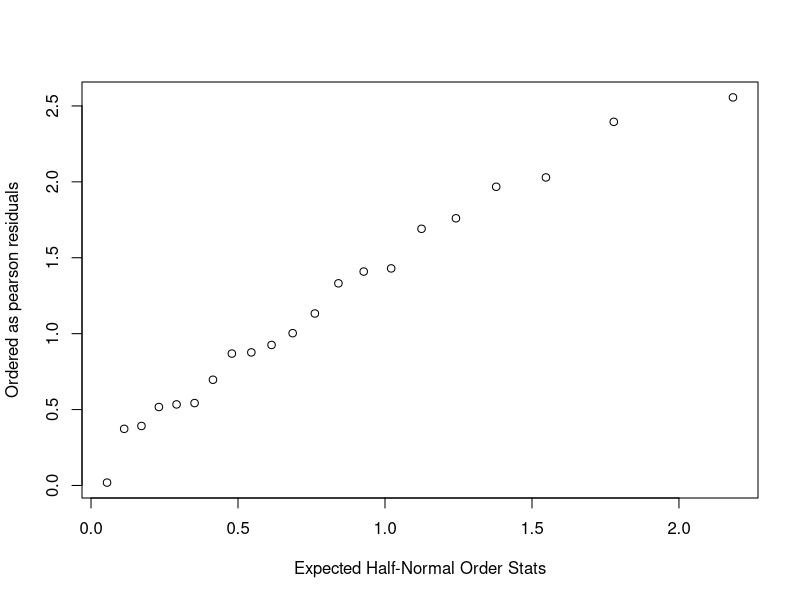

Recreate this plot in R.
#################
### Problem 1 ###
#################
# 1
age <- rep(c(25, 35, 45, 55, 65, 75), 2)
case <- c(1, 4, 25, 42, 19, 5, 0, 5, 21, 34, 36, 8)
control <- c(9, 26, 29, 27, 18, 0, 106, 164, 138, 139, 88, 31)
exposure <- c(rep(1, 6), rep(0 , 6))
resp <- cbind(case, control)
logit.prosp=glm(resp~exposure+age, family=binomial(link='logit'))
summary(logit.prosp)
# 2
library(psych)
age_cat <- c(1:6)
age_cat <- factor(age_cat)
ind <- dummy.code(age_cat)
a1 <- rep(ind[,1], 2)
a2 <- rep(ind[,2], 2)
a3 <- rep(ind[,3], 2)
a4 <- rep(ind[,4], 2)
a5 <- rep(ind[,5], 2)
a6 <- rep(ind[,6], 2)
m0=glm(resp~a1+a2+a3+a4+a5+a6, family=binomial(link='logit'))
summary(m0)
sum(residuals(m0,type='deviance')^2)
m1=glm(resp~exposure+a1+a2+a3+a4+a5+a6, family=binomial(link='logit'))
summary(m1)
sum(residuals(m1,type="deviance")^2)
#################
### Problem 2 ###
#################
seed <- c(rep(1, 11), rep(0, 10)) # 1=O.aegyptiaca 75
root <- c(rep(1, 5), rep(0, 6), rep(1, 5), rep(0, 5)) # 1=bean
y <- c(10, 23, 23, 26, 17, 5, 53, 55, 32, 46, 10, 8, 10, 8, 23, 0,
       3, 22, 15, 32, 3)
m <- c(39, 62, 81, 51, 39, 6, 74, 72, 51, 79, 13, 16, 30, 28, 45,
       4, 12, 41, 30, 51, 7)
# 1
# fit binomial (logistic) without dispersion
none.disp=glm(cbind(y,m-y)~seed+root, family=binomial(link='logit'))
summary(none.disp)
1-pchisq(none.disp$deviance, 21-3)
sum(residuals(none.disp,type='pearson')^2)
# calc dispersion param
G.stat=sum(residuals(none.disp,type='pearson')^2) # pearson chisq
G.stat
phi=G.stat/(21-3)
phi
tilde.phi=none.disp$deviance/none.disp$df.residual
tilde.phi # similar to the one estimated from pearson chisq
#######################
# test over-dispersion (half normal plot)
res=residuals(none.disp,type='pearson')
plot(qnorm((21+1:21+0.5)/(2*21+1.125)),sort(abs(res)),
     xlab='Expected Half-Normal Order Stats', ylab = "Ordered as pearson residuals")

summary(none.disp,dispersion = phi)
1-pchisq(none.disp$deviance/phi, 21-3)
